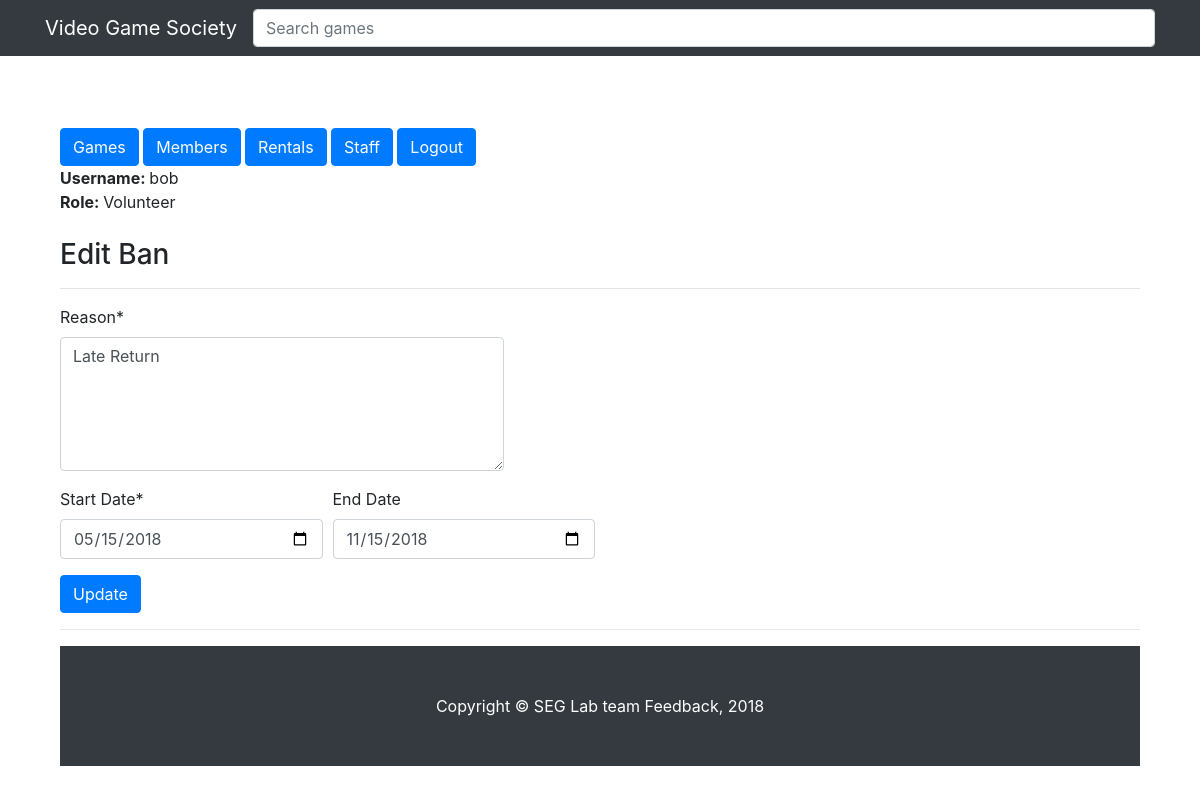
/public/members/editBan.php (signed in), run on the app's committed database.
### tables this page shows
CREATE TABLE Bans(
                   Ban_ID     INT          NOT NULL AUTO_INCREMENT,
                   Rental_ID  INT,
                   Reason     VARCHAR(256) NOT NULL,
                   Start_Date DATE         NOT NULL,
                   End_Date   DATE,

                   PRIMARY KEY (Ban_ID),
                   FOREIGN KEY (Rental_ID) REFERENCES Rentals (Rental_ID)


);

### private/functions.php (called while the page is built, shortened)
<?php
function url_for($script_path) {
  if($script_path[0] != '/') {
    $script_path = "/" . $script_path;
  }
  return WWW_ROOT . $script_path;
}
function u($string="") {
  return urlencode($string);
}
function h($string="") {
  return htmlspecialchars($string);
}
?>

### public/members/editBan.php (the view, shortened to what this page needs)
<?php require_once('../../private/initialize.php'); ?>
<?php include(SHARED_PATH . '/header.php'); ?>
<?php
$id = $_GET['id'] ?? '1';
    $sql = "SELECT * FROM Bans ";
    $sql.= "WHERE Ban_ID='" . $id . "'";
    $result = mysqli_query($db, $sql);
    $ban = mysqli_fetch_assoc($result);
?>
<br>
<h3>Edit Ban</h3>
<hr/>
<form action="<?php echo url_for('./members/editBan.php?id= '. h(u($ban['Ban_ID'])) ); ?>" method="post">
  <div class="form-row">
   <div class="form-group col-md-5">
      <label for="name">Reason*</label>
      <textarea class="form-control" name="reason" rows="5" cols="100" method="post" required><?php echo h($ban['Reason']);  ?></textarea>
    </div>
   </div>
   <div class="form-row">
   <div class="form-group col-md-3">
      <label for="tel">Start Date*</label>
      <input type="date" class="form-control" name="start" placeholder="Start Date" value="<?php echo h($ban['Start_Date']); ?>" required method="post">
    </div>
  <div class="form-group col-md-3">
      <label for="enddate">End Date</label>
      <input type="date" class="form-control" name="end" placeholder="End Date" value="<?php echo h($ban['End_Date']); ?>" required method="post">
    </div>
  </div>
  <button type="submit" class="btn btn-primary">Update</button>
</form>
<hr/>
<?php include(SHARED_PATH . '/footer.php'); ?>

### public/css/gameList.css (style rules this page uses)
body { padding-top: 54px; }
@media (min-width: 992px) { body { padding-top: 56px; } }

### private/shared/header.php (style rules this page uses)
body { width:90%; margin: 0 auto; }

### data on the page
bans: reason "Late Return", start "05/15/2018", end "11/15/2018"

### other printed values
$_SESSION['username'] "bob"
$_SESSION['role'] "Volunteer"
